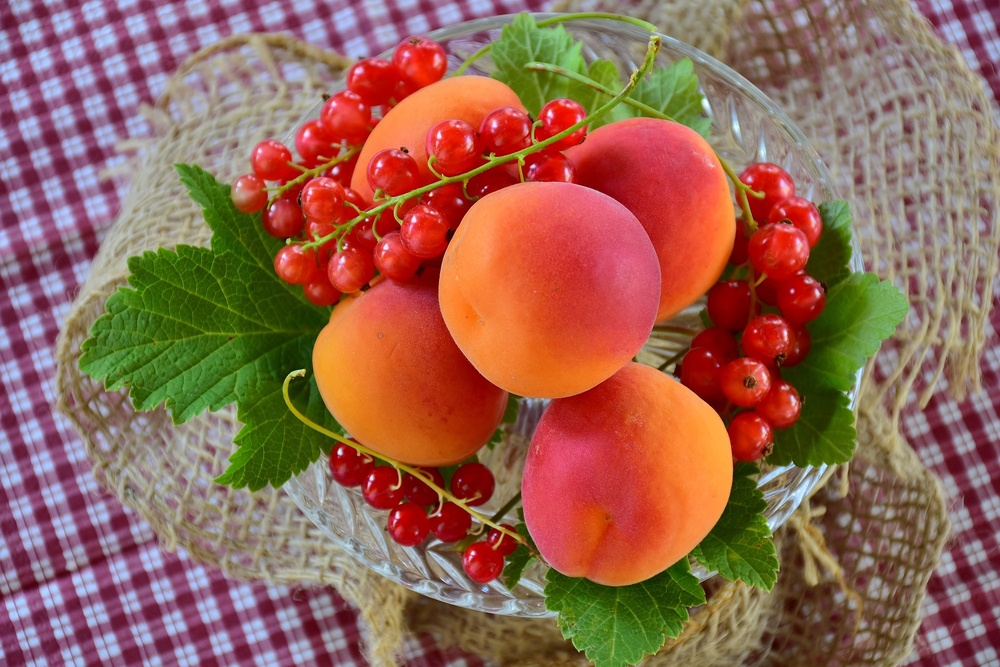
%> input picture apricots-2444808_1920.jpg, 1000 x 667 px, shrunk from 1920 x 1280 before the run
$ octave Task5.m   (GNU Octave 9; MATLAB toolbox functions it lacks are replaced by stand-ins)
%> lines starting %> are read from the running program, lines starting %| are printed output that depends on the picture; in (x1, y1, x2, y2) boxes, pixels count from 0 and x2, y2 are one past the last pixel; in counts of white or black regions, pixels touching at a corner belong together; the program's own positions count from 1
% Read the image
img = imread('apricots-2444808_1920.jpg');          % Load sample image
%> img is the input picture: size 667x1000x3 uint8; mean R, G, B 148.8, 101.1, 83.7
gray_img = rgb2gray(img);             % Convert to grayscale
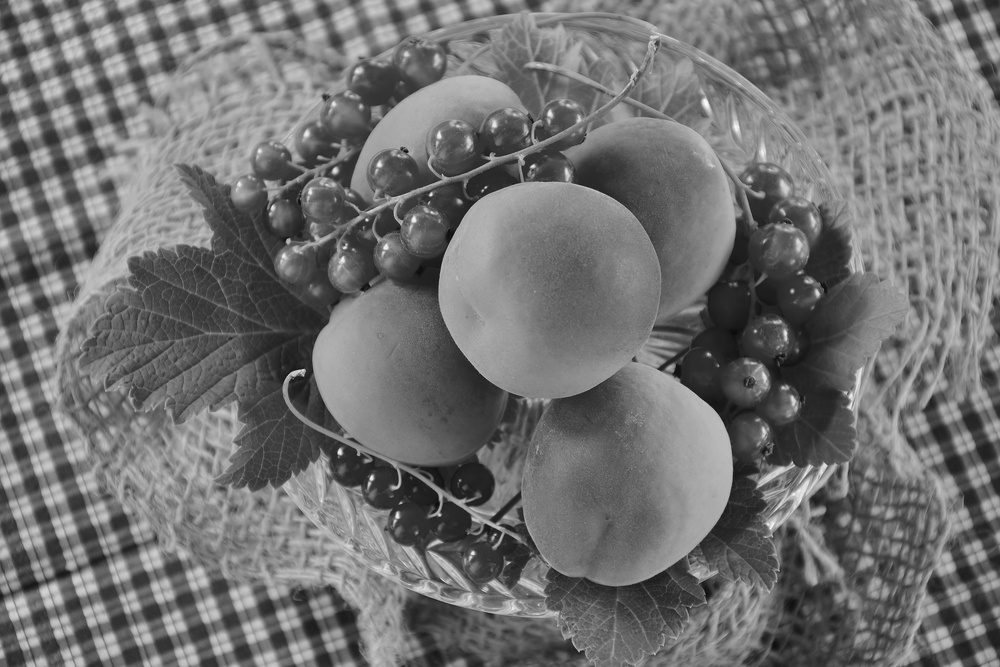
%> gray_img: size 667x1000 uint8; min 7, max 248, mean 113.4

% Apply Canny edge detection at different scales
edges1 = edge(gray_img, 'Canny', [], 0.5);  % Fine detail
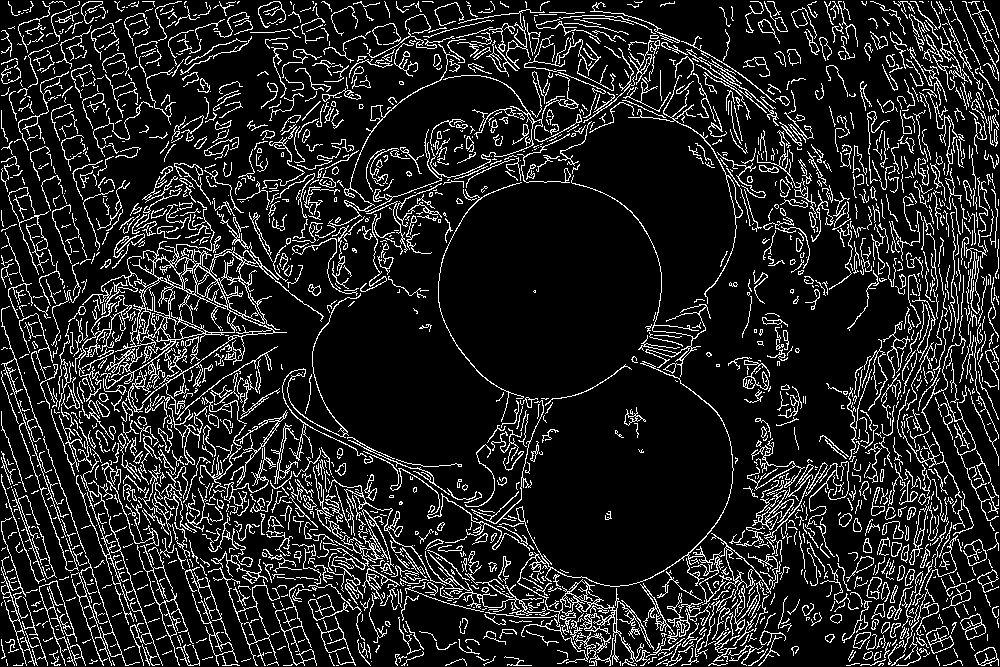
%> edges1: size 667x1000 logical; 13.6% white in thin lines or dots
edges2 = edge(gray_img, 'Canny', [], 1);    % Medium detail
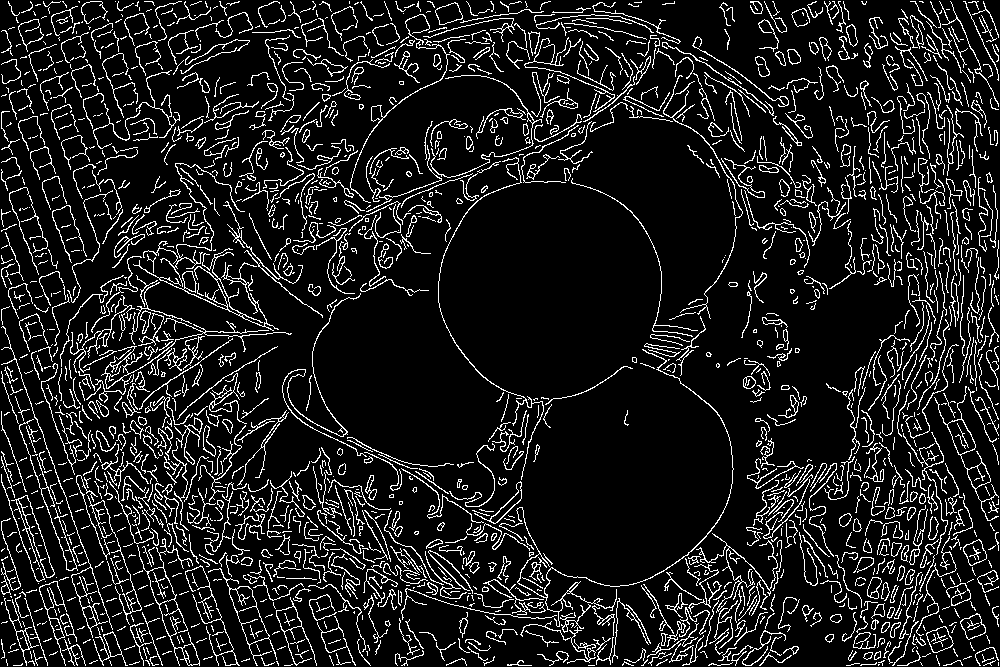
%> edges2: size 667x1000 logical; 11.4% white in thin lines or dots
edges3 = edge(gray_img, 'Canny', [], 2);    % Coarse detail
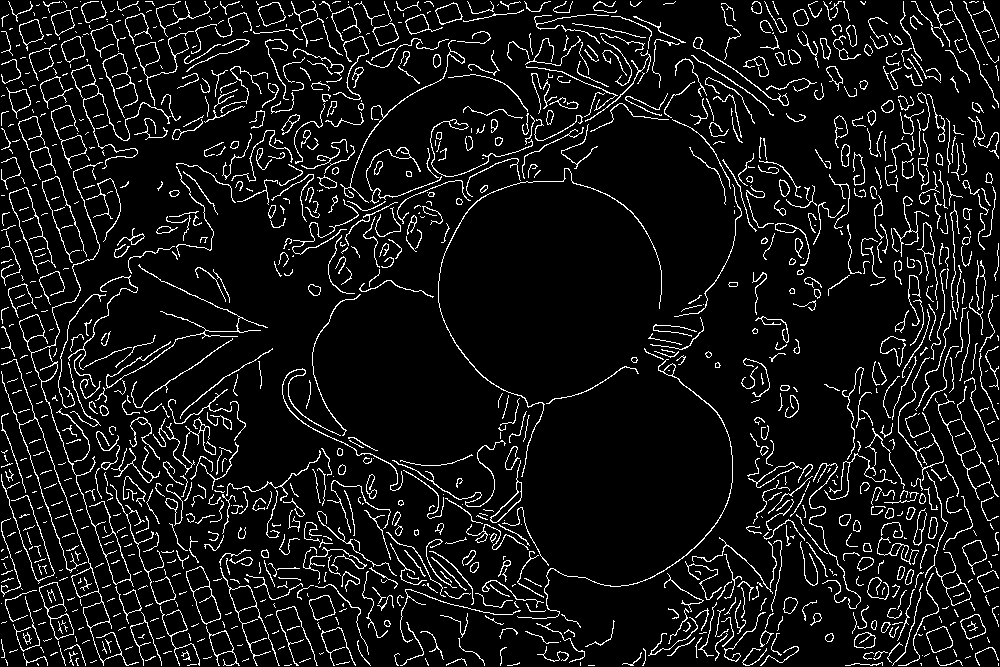
%> edges3: size 667x1000 logical; 8.3% white in thin lines or dots

% Display the results
figure;
subplot(2,2,1), imshow(gray_img), title('Original Grayscale Image');
subplot(2,2,2), imshow(edges1), title('Canny Edge (Sigma = 0.5)');
subplot(2,2,3), imshow(edges2), title('Canny Edge (Sigma = 1)');
subplot(2,2,4), imshow(edges3), title('Canny Edge (Sigma = 2)');

$ run again, with apricots-2523272_1920.jpg copied over apricots-2444808_1920.jpg
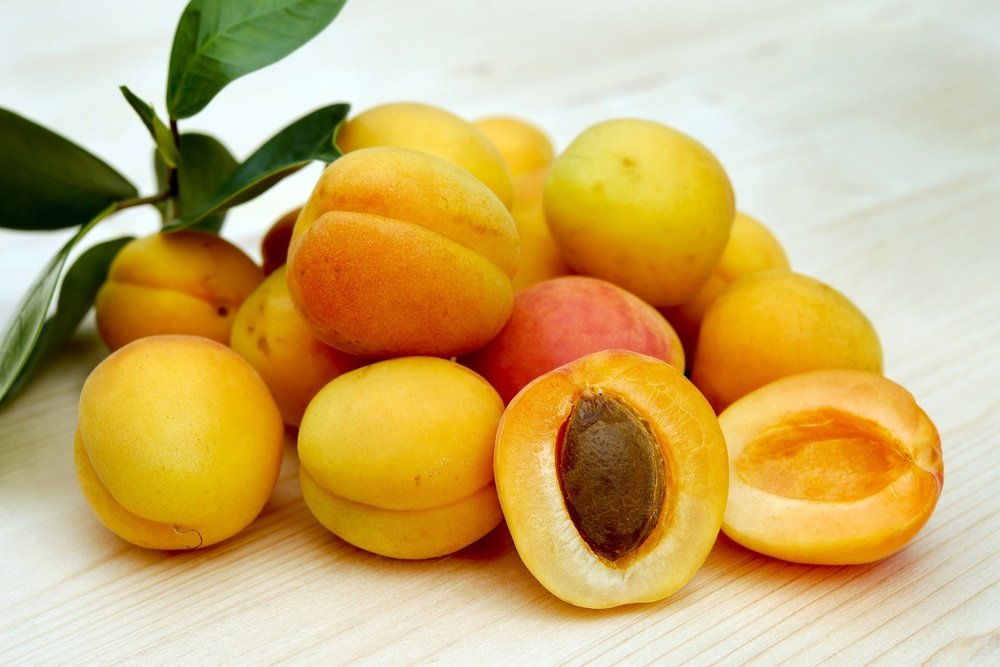
%> input picture apricots-2523272_1920.jpg, 1000 x 667 px, shrunk from 1920 x 1280 before the run
%> img is the input picture: size 667x1000x3 uint8; mean R, G, B 203.8, 175.3, 110.7
%> `edges1 = edge(gray_img, 'Canny', [], 0.5);`:
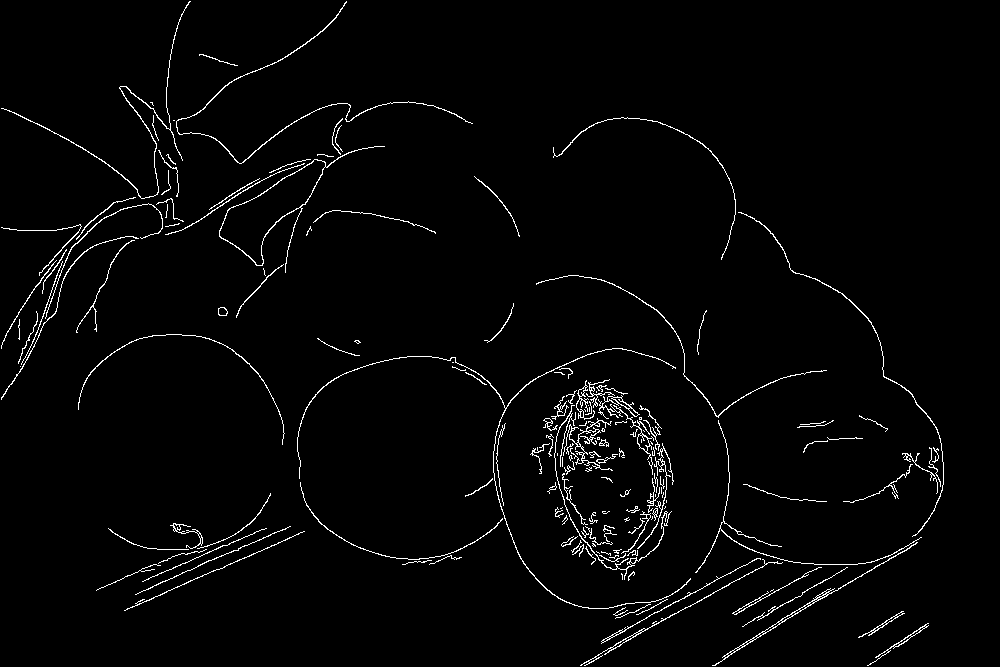
%> edges1: size 667x1000 logical; 2.3% white in thin lines or dots
%> edges2: size 667x1000 logical; 1.7% white in thin lines or dots, all inside (x1, y1, x2, y2) = (1, 1, 944, 626)
%> `edges3 = edge(gray_img, 'Canny', [], 2);`:
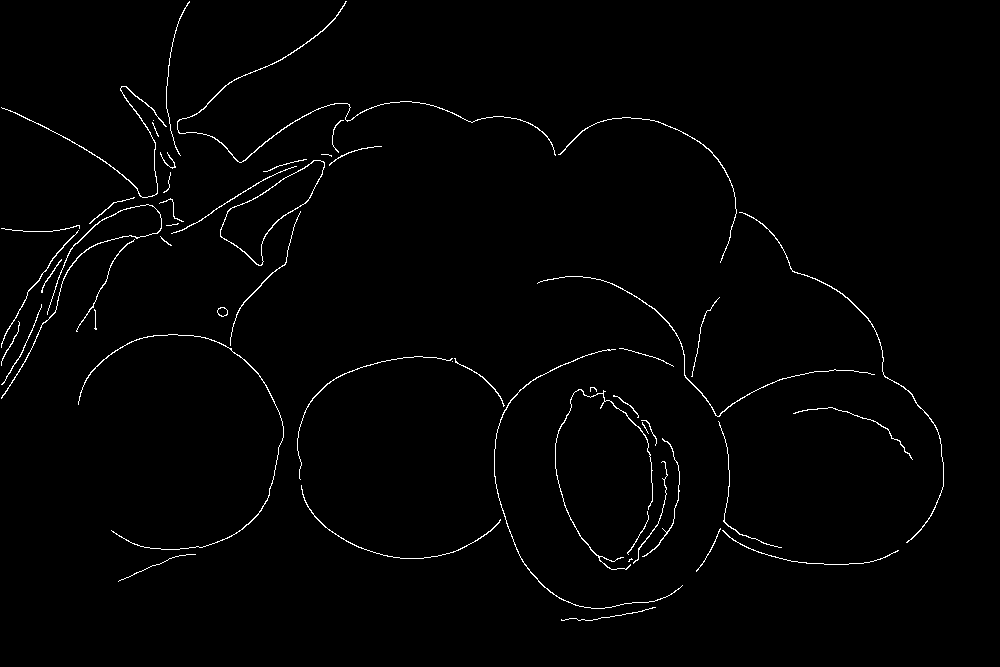
%> edges3: size 667x1000 logical; 1.3% white in thin lines or dots, all inside (x1, y1, x2, y2) = (1, 1, 944, 621)

$ run again, with images(7).jpg copied over apricots-2444808_1920.jpg
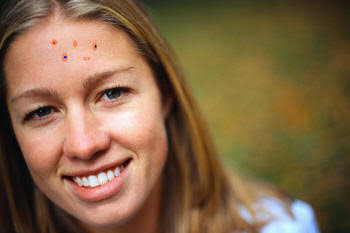
%> input picture images(7).jpg, 350 x 233 px
%> img is the input picture: size 233x350x3 uint8; mean R, G, B 129.4, 101.2, 70.5
%> `edges1 = edge(gray_img, 'Canny', [], 0.5);`:
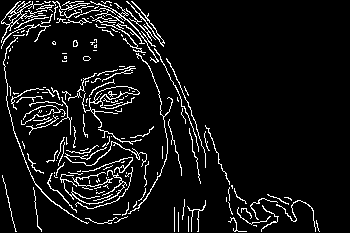
%> edges1: size 233x350 logical; 7.5% white in thin lines or dots
%> edges2: size 233x350 logical; 6% white in thin lines or dots
%> `edges3 = edge(gray_img, 'Canny', [], 2);`:
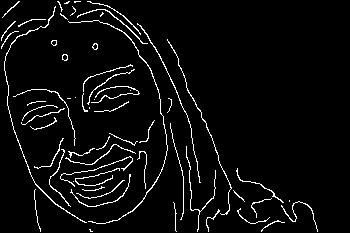
%> edges3: size 233x350 logical; 4.6% white in thin lines or dots, all inside (x1, y1, x2, y2) = (1, 1, 318, 232)
